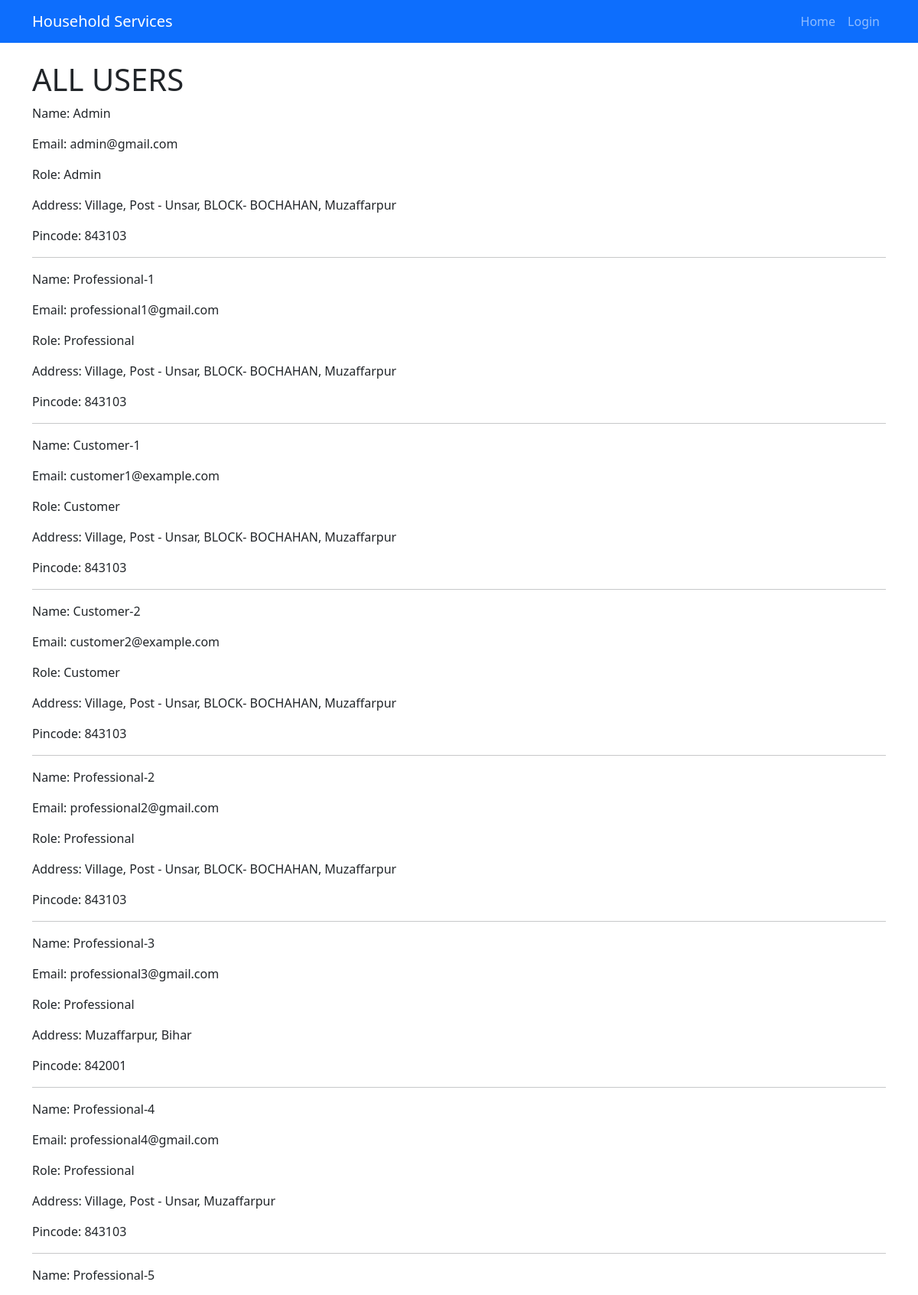
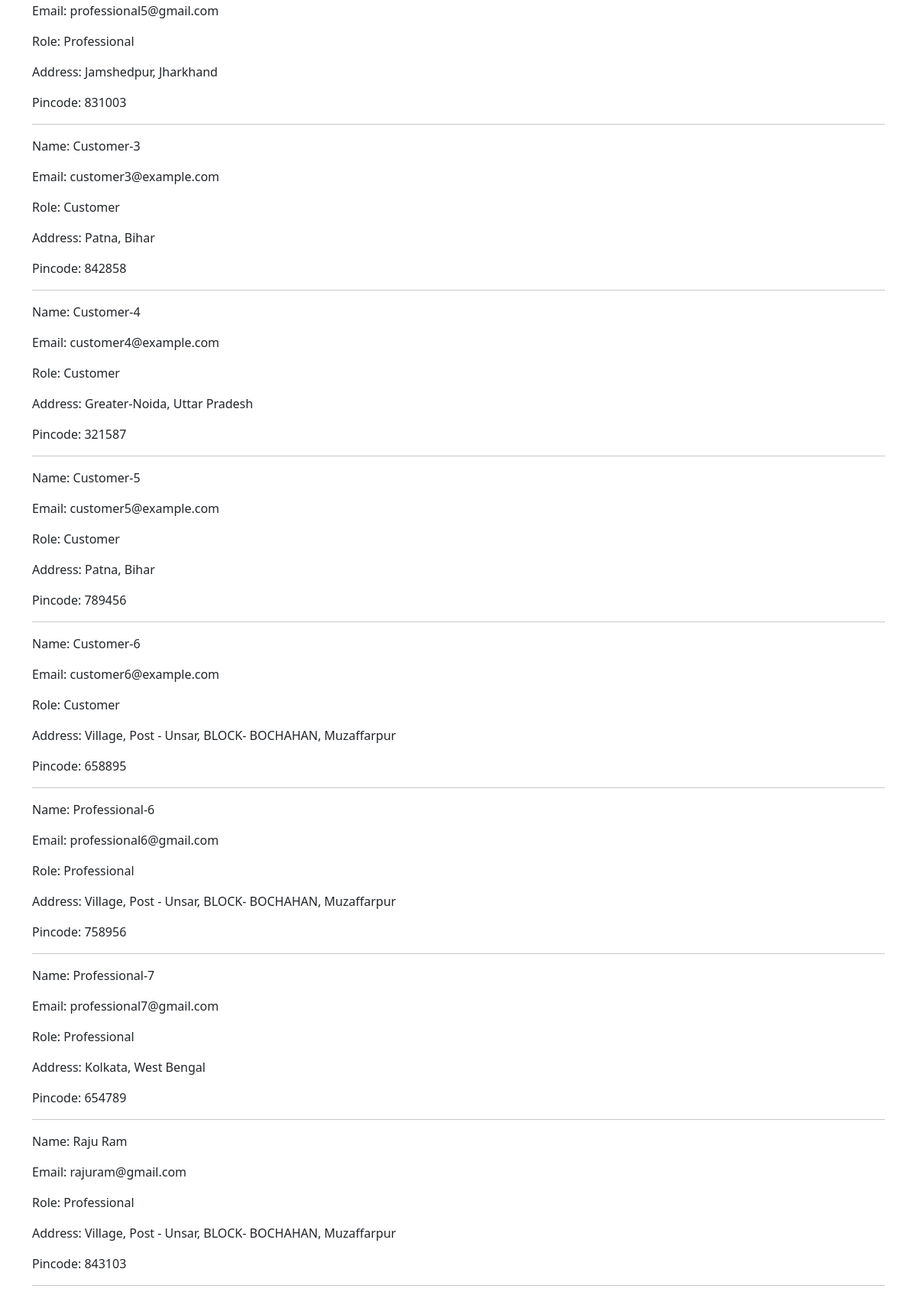
Screenshot of /users (upper part) with the database file from the repository (2 pictures, top to bottom).
### app.py (models this page shows)
class User(UserMixin, db.Model):
    __tablename__ = 'user'
    id = db.Column(db.Integer, primary_key=True)
    email = db.Column(db.String(120), unique=True, nullable=False)
    name = db.Column(db.String(80), nullable=False)
    password = db.Column(db.String(255), nullable=False)
    role = db.Column(db.String(20), nullable=False)
    address = db.Column(db.String(150), nullable=False)
    pincode = db.Column(db.Integer, nullable=False)
    date_created = db.Column(db.DateTime, default=datetime.utcnow)
    is_blocked = db.Column(db.Boolean, default=False)
    professional = db.relationship('Professional', back_populates='user', uselist=False, cascade='all, delete-orphan')
    customer = db.relationship('Customer', back_populates='user', uselist=False, cascade='all, delete-orphan')

### app.py (the view)
@app.route('/users')
def users():
    users = User.query.all()
    return render_template('users.html', users=users)

### templates/users.html (shortened to what this page needs)
{% extends "base.html" %}
{% block content %}
<h1>ALL USERS</h1>
{% for user in users %}
<p>Name: {{ user.name }}</p>
<p>Email: {{ user.email }}</p>
<p>Role: {{ user.role }}</p>
<p>Address: {{ user.address }}</p>
<p>Pincode: {{ user.pincode }}</p>
<hr>
{% endfor %}
{% endblock %}

### static/style.css (style rules this page uses)
html, body { height: 100%; margin: 0; }
body { display: flex; flex-direction: column; }

### rows the page displays
User: name "Admin", email "admin@gmail.com", role "Admin", address "Village, Post - Unsar, BLOCK- BOCHAHAN, Muzaffarpur", pincode "843103"
User: name "Professional-1", email "professional1@gmail.com", role "Professional", address "Village, Post - Unsar, BLOCK- BOCHAHAN, Muzaffarpur", pincode "843103"
User: name "Customer-1", email "customer1@example.com", role "Customer", address "Village, Post - Unsar, BLOCK- BOCHAHAN, Muzaffarpur", pincode "843103"
User: name "Customer-2", email "customer2@example.com", role "Customer", address "Village, Post - Unsar, BLOCK- BOCHAHAN, Muzaffarpur", pincode "843103"
User: name "Professional-2", email "professional2@gmail.com", role "Professional", address "Village, Post - Unsar, BLOCK- BOCHAHAN, Muzaffarpur", pincode "843103"
User: name "Professional-3", email "professional3@gmail.com", role "Professional", address "Muzaffarpur, Bihar", pincode "842001"
User: name "Professional-4", email "professional4@gmail.com", role "Professional", address "Village, Post - Unsar, Muzaffarpur", pincode "843103"
User: name "Professional-5", email "professional5@gmail.com", role "Professional", address "Jamshedpur, Jharkhand", pincode "831003"
User: name "Customer-3", email "customer3@example.com", role "Customer", address "Patna, Bihar", pincode "842858"
User: name "Customer-4", email "customer4@example.com", role "Customer", address "Greater-Noida, Uttar Pradesh", pincode "321587"
User: name "Customer-5", email "customer5@example.com", role "Customer", address "Patna, Bihar", pincode "789456"
User: name "Customer-6", email "customer6@example.com", role "Customer", address "Village, Post - Unsar, BLOCK- BOCHAHAN, Muzaffarpur", pincode "658895"
User: name "Professional-6", email "professional6@gmail.com", role "Professional", address "Village, Post - Unsar, BLOCK- BOCHAHAN, Muzaffarpur", pincode "758956"
User: name "Professional-7", email "professional7@gmail.com", role "Professional", address "Kolkata, West Bengal", pincode "654789"
User: name "Raju Ram", email "rajuram@gmail.com", role "Professional", address "Village, Post - Unsar, BLOCK- BOCHAHAN, Muzaffarpur", pincode "843103"
